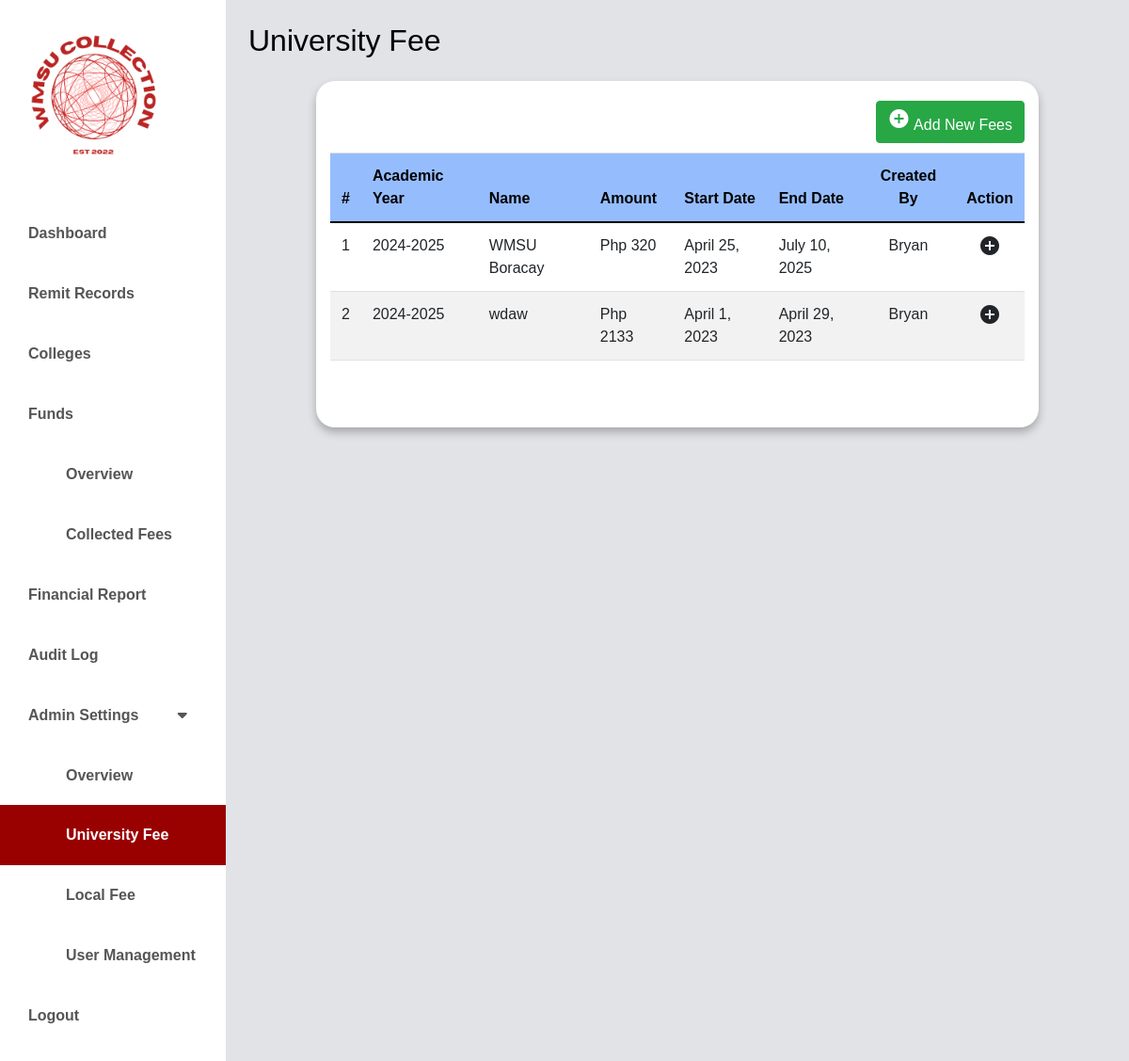
Page /university/university.php (signed in) on the earlier database version.
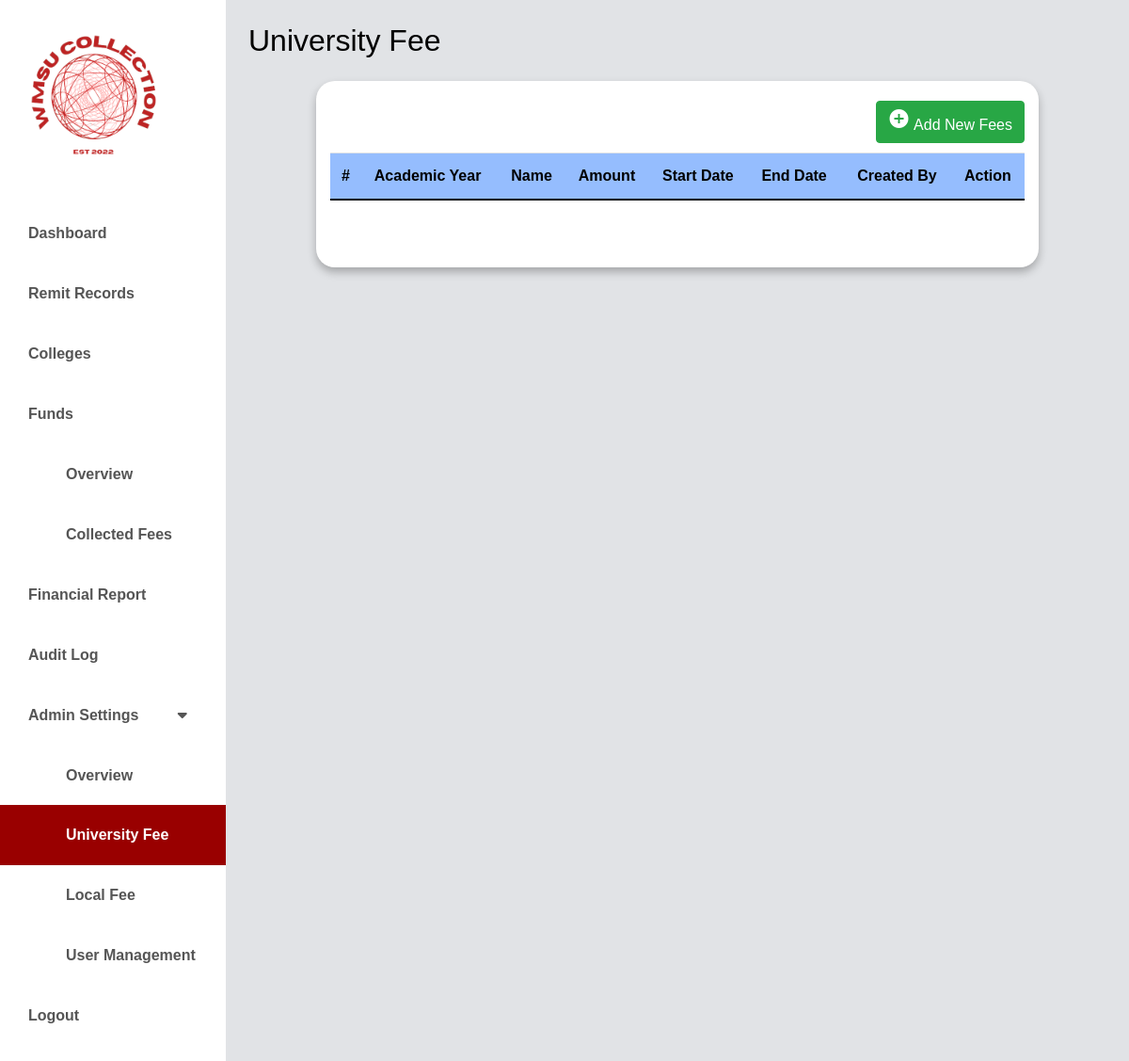
Same page on the later database version.
### tables this page shows
CREATE TABLE `university_fees` (
  `id` int(11) NOT NULL,
  `academic_year_id` int(11) NOT NULL,
  `semester_id` int(11) NOT NULL,
  `fee_type` varchar(20) NOT NULL DEFAULT 'University',
  `fee_name` varchar(100) NOT NULL,
  `fee_amount` int(11) NOT NULL,
  `start_date` date NOT NULL,
  `end_date` date NOT NULL,
  `created_by` varchar(100) DEFAULT NULL,
  `created_at` timestamp NOT NULL DEFAULT current_timestamp(),
  `updated_at` timestamp NOT NULL DEFAULT current_timestamp() ON UPDATE current_timestamp()
);

CREATE TABLE `academic_year` (
  `id` int(11) NOT NULL,
  `academic_name` varchar(50) NOT NULL,
  `academic_start_date` date NOT NULL,
  `academic_end_date` date NOT NULL,
  `is_active` tinyint(1) NOT NULL DEFAULT 1,
  `created_at` timestamp NOT NULL DEFAULT current_timestamp(),
  `updated_at` timestamp NOT NULL DEFAULT current_timestamp() ON UPDATE current_timestamp()
);

### classes/universityfees.class.php (called while the page is built, shortened)
<?php
require_once 'database.class.php';
class UniversityFees {
    public $db;
    function __construct() {
        $this->db = new Database();
    }
    function showAllDetails() {
        $sql = "SELECT ufs.id, ufs.start_date, ufs.fee_amount, ufs.end_date, ufs.created_by, ufs.fee_name, ufs.fee_type, s.semester_name, sy.academic_name
                FROM university_fees ufs
                JOIN semesters s ON ufs.semester_id = s.id
                JOIN academic_year sy ON ufs.academic_year_id = sy.id";
        $stmt = $this->db->connect()->prepare($sql);
        $stmt->execute();
        return $stmt->fetchAll(PDO::FETCH_ASSOC);
    }
}
?>

### classes/database.class.php (called while the page is built)
<?php
class Database {
    private $host = 'localhost';
    private $username = 'root';
    private $password = '';
    private $database = 'wmsu';
    protected $connection;
    public function connect() {
        try {
            $dsn = "mysql:host=$this->host;dbname=$this->database;charset=utf8mb4";
            $options = [
                PDO::ATTR_ERRMODE => PDO::ERRMODE_EXCEPTION,
                PDO::ATTR_DEFAULT_FETCH_MODE => PDO::FETCH_ASSOC,
                PDO::ATTR_EMULATE_PREPARES => false,
            ];
            $this->connection = new PDO($dsn, $this->username, $this->password, $options);
        } catch (PDOException $e) {
            echo "Connection error: " . $e->getMessage();
            die();
        }
        return $this->connection;
    }
}
?>

### university/university.php (the view, shortened to what this page needs)
<?php
require_once '../classes/universityfees.class.php';
?>
<!doctype html>
<html lang="en" class="no-js">
  <html>
    <head>
	<link href="https://cdn.jsdelivr.net/npm/bootstrap@5.0.0-beta3/dist/css/bootstrap.min.css" rel="stylesheet" />
    <link rel="stylesheet" href="https://unicons.iconscout.com/release/v4.0.0/css/line.css" />
    <link rel="stylesheet" href="https://cdnjs.cloudflare.com/ajax/libs/font-awesome/5.15.3/css/all.min.css" />
	<link rel="stylesheet" href="https://stackpath.bootstrapcdn.com/bootstrap/4.5.0/css/bootstrap.min.css">
	<link rel="stylesheet" href="https://maxcdn.bootstrapcdn.com/font-awesome/4.7.0/css/font-awesome.min.css">
    <link rel="stylesheet" href="../css/dashboard.css" />
    <link rel="stylesheet" href="../css/new-univ.css" />
    </head>
      <body>
      <div class="d-flex" id="wrapper">
        <div class="bg-white" id="sidebar-wrapper">
            <img src="../images/logo.jpg" width ="200" alt="CCS COLLECTION FEE">
            <div class="list-group list-group-flush my-3">
            <?php
              if($_SESSION['role'] == 'admin'){?>
                <a href="../admin/dashboard-main.php" class="list-group-item list-group-item-action bg-hover first-text fw-bold ">Dashboard</a>
                <?php } ?>
                <?php
                if($_SESSION['role'] == 'admin'){?>
                <a href="../remit-records/remit-records.php" class="list-group-item list-group-item-action bg-hover first-text fw-bold ">Remit Records</a>
                <?php } ?>
                <?php
                if($_SESSION['role'] == 'admin'){?>
                <a href="../college/college.php" class="list-group-item list-group-item-action bg-hover first-text fw-bold">Colleges</a>
                <?php } ?>
                <?php
                if($_SESSION['role'] == 'admin'){?>
                <button class="list-group-item list-group-item-action bg-hover second-text dropdown-btn fw-bold">Funds</a>
                <?php } ?>
                </button>
                <?php
                if($_SESSION['role'] == 'admin'){?>
                <div class="dropdown-container">
                    <a href="../funds/overview_funds.php" class="list-group-item list-group-item-action bg-hover first-text fw-bold" style="text-decoration:none; padding-left: 70px;">Overview</a>
                    <a href="../funds/collected-fees.php" class="list-group-item list-group-item-action bg-hover first-text fw-bold " style="text-decoration:none; padding-left: 70px;">Collected Fees</a>
                </div>
                <?php } ?>
                <?php
                if($_SESSION['role'] == 'admin'){?>
                <a href="../financial-report/financial-report.php" class="list-group-item list-group-item-action bg-hover first-text fw-bold">Financial Report</a>
                <?php } ?>
                <?php
                if($_SESSION['role'] == 'admin'){?>
                <a href="../audit-log/audit-log.php" class="list-group-item list-group-item-action bg-hover first-text fw-bold">Audit Log</a>
                <?php } ?>
                <div class="dropdown-container">
                <button class="list-group-item list-group-item-action bg-hover second-text dropdown-btn fw-bold">Admin Settings</a>
                <i class="fa fa-caret-down" style="margin-left: 37px;"></i>
                </button>
                <?php
                    if($_SESSION['role'] == 'admin'){?>
                <a href="../admin-settings/overview_settings.php" class="list-group-item list-group-item-action bg-hover first-text fw-bold " style="text-decoration:none; padding-left: 70px;">Overview</a></ul>
                <a href="../university/university.php" class="list-group-item list-group-item-action bg-hover first-text fw-bold active" style="text-decoration:none; padding-left: 70px;">University Fee</a></ul>
                    <a href="../local/localfees.php"class="list-group-item list-group-item-action bg-hover first-text fw-bold"  style="text-decoration:none; padding-left: 70px;">Local Fee</a></ul>
                <?php }?>
                <?php
                if($_SESSION['role'] == 'admin' || $_SESSION['role'] == 'officer'){?>
                    <a href="../admin-settings/user.php" class="list-group-item list-group-item-action bg-hover first-text fw-bold" style="text-decoration:none; padding-left: 70px;">User Management</a></ul>
                    <?php } ?>
                </div>
                <a href="../public/logout.php" class="list-group-item list-group-item-action bg-hover fw-bold">Logout</a>
</div>
        </div>
        <div id="page-content-wrapper">
    <nav class="navbar navbar-expand-lg navbar-light bg-active py-4 px-4">
        <div class="d-flex align-items-center">
            <h2 class="fs-2 m-0" style="color:#000000; font-weight: 400;">University Fee</h2>
        </div>
    </nav>
    <div class="container">
                <div class="row" style="padding-top:  21px;">
				<div class="col-sm-4" style="border-color: #000000;">
       			 </div>
        <div class="col-sm-4">
          </div>
          <?php
                    if($_SESSION['role'] == 'admin'){?>
					<div class="col-sm-4 " style="display: flex; align-items: center; justify-content: flex-end;">
						<a href="#addCollectorModal" class="btn btn-success" data-toggle="modal"><i class="material-icons">&#xE147;</i> <span>Add New Fees</span></a>
					</div>
          <?php } ?>
				</div>
             <div class =" table-responsive" style="margin-top: 10px;">
                <table class="table">
            <thead style="background-color:#95BDFE ;" class="text-white">
              <tr>
                <th scope="col" style = " color: #000000;" >#</th>
                <th scope="col" style = " color: #000000;" >Academic Year</th>
                <th scope="col" style = " color: #000000;" >Name</th></th>
				<th scope="col" style = " color: #000000;" >Amount</th></th>
                <th scope="col" style = " color: #000000;" >Start Date</th></th>
                <th scope="col" style = " color: #000000;" >End Date</th></th>
                <th scope="col" style = " color: #000000; text-align:center" >Created By</th></th>
                <th scope="col" style = " color: #000000; text-align:center" >Action</th>
              </tr>
            </thead>
            <tbody>
            <?php
$Fee = new UniversityFees();
$FeeData = $Fee->showAllDetails();
$i = 1;
foreach($FeeData as $Fee) {
    ?>
    <tr>
        <td><?php echo $i; ?></td>
        <td><?php echo $Fee['academic_name']; ?></td>
        <td><?php echo $Fee['fee_name']; ?></td>
        <td>Php <?php echo $Fee['fee_amount']; ?></td>
        <td><?php echo date('F j, Y', strtotime($Fee['start_date'])); ?></td>
        <td><?php echo date('F j, Y', strtotime($Fee['end_date'])); ?></td>
        <td style="text-align:center"><?php echo $Fee['created_by']; ?></td>
        <td style="text-align:center">
                <i class="material-icons" title="Edit">&#xe147;</i>
        </td>
    </tr>
    <?php
    $i++;
}
?>
				</tbody>
			</table>
		</div>
	</div>
</div>
</div>
</body>
</html>

### css/dashboard.css (style rules this page uses)
* { font-family: 'Poppins', sans-serif; }
:root { --main-bg-color: #009d63; --main-text-color: #009d63; --second-text-color: #bbbec5; --second-bg-color: #c1efde; }
.second-text { color: var(--second-text-color); }
#wrapper { overflow-x: hidden; background-image: linear-gradient( to right, #e1e3e6, #e1e3e6, #e1e3e6, #e1e3e6, #e1e3e6 ); }
#sidebar-wrapper { min-height: 100vh; margin-left: -15rem; -webkit-transition: margin 0.25s ease-out; -moz-transition: margin 0.25s ease-out; -o-transition: margin 0.25s ease-out; transition: margin 0.25s ease-out; }
#sidebar-wrapper .list-group { width: 15rem; }
#page-content-wrapper { min-width: 100vw; }
.list-group-item { border: none; background-color: #FFF; color: #555; padding: 20px 30px; }
.list-group-item.active { background-color: #990000; color: white; }
@media (min-width: 768px) { #sidebar-wrapper { margin-left: 0; } }
@media (min-width: 768px) { #page-content-wrapper { min-width: 0; width: 100%; } }
body { margin: 0; padding: 0; background-color: var(--second-bg-color); }
table { border-collapse: collapse; width: 100%; }
th, td { text-align: left; padding: 8px; }
th { background-color: #007bff; }
tr:nth-child(even) { background-color: #f2f2f2; }

### css/new-univ.css (style rules this page uses)
.container { background-color: #fff; max-width: 80%; border-radius: 20px; padding-bottom: 20px; box-shadow: 0 5px 10px rgba(0, 0, 0, 0.265); }
.table-responsive { display:flex; margin-bottom: 35px; }
.h2, h2, h3, h3, h4, h4, h5, h5 { font-size: 20px; text-align: center; font-weight: 600; margin-top: 15px; }

Differences in the rows shown:
removed university_fees: academic_year.academic_name "2024-2025", fee_name "WMSU Boracay", fee_amount "320", start_date "April 25, 2023", end_date "July 10, 2025", created_by "Bryan"
removed university_fees: academic_year.academic_name "2024-2025", fee_name "wdaw", fee_amount "2133", start_date "April 1, 2023", end_date "April 29, 2023", created_by "Bryan"
